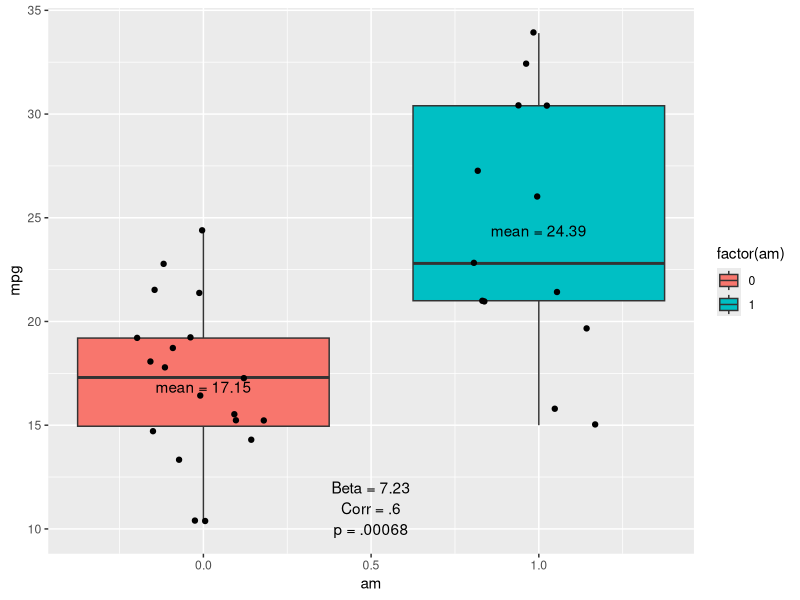
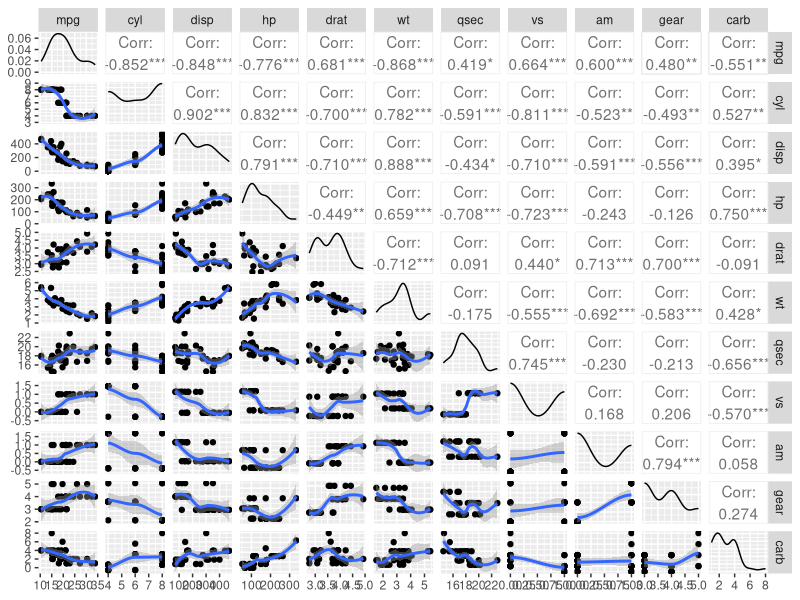
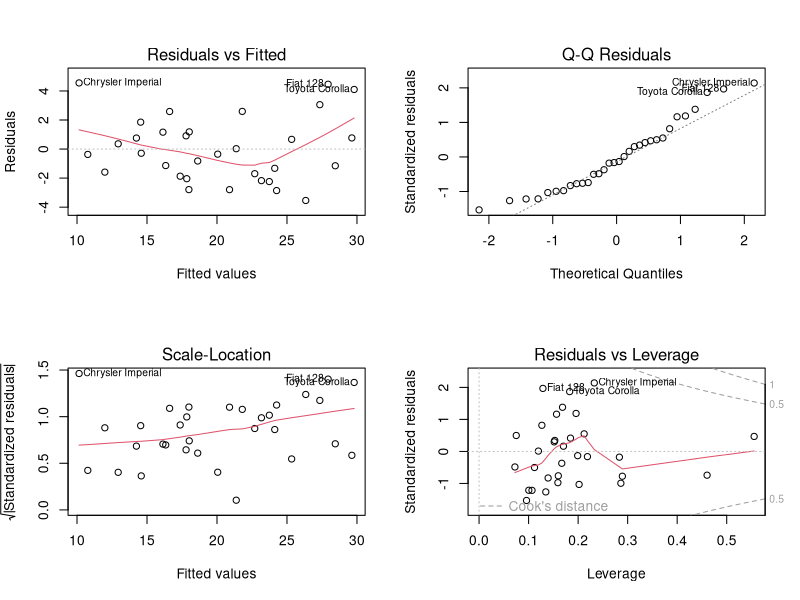

Here is the R script that generated these plots, in order:
## ---- chunk 1
require(datasets); require(plyr); require(ggplot2); 
require(GGally);require(car);data(mtcars);attach(mtcars)
## ---- chunk 2
auto <- mtcars[which(am==1),]
manual <- mtcars[which(am==0),]
## ---- chunk 3
t.test(manual$mpg,auto$mpg,alternative = "less")$p.value
## ---- chunk 4
g2 <- ggplot(mtcars, aes(y=mpg,x=am)) + geom_boxplot(aes(fill=factor(am))) + annotate("text", x = .5, y = 10, label = c("p = .00068"))+ geom_jitter(width = 0.2)+ annotate("text", x = 0, y = 16.85, label = c("mean = 17.15"))+ annotate("text", x = 1, y = 24.39, label = c("mean = 24.39")) + annotate("text", x = .5, y = 11, label = c("Corr = .6")) + annotate("text", x = .5, y = 12, label = c("Beta = 7.23"))

g2
## ---- chunk 5
pair_loess <- function(data, mapping, method="loess", ...){
       p <- ggplot(data = data, mapping = mapping) + 
              geom_point() + 
              geom_smooth(method=method, ...)
       p
}

g <- suppressWarnings(ggpairs(mtcars, lower = list(continuous=pair_loess)))
suppressWarnings(g)
## ---- chunk 6
fitmem = {0}
memdex = {0}
       #Removing mpg and am from regressor list since they are necessary for our purposes
       regressors <- names(mtcars)[c(2:8,10:11)]
       
       #Generating a binary matrix for using each regressor or not in a grid matrix
       usematrix <- expand.grid(c(TRUE,FALSE), c(TRUE,FALSE),
                             c(TRUE,FALSE), c(TRUE,FALSE),c(TRUE,FALSE), c(TRUE,FALSE),
                             c(TRUE,FALSE), c(TRUE,FALSE)) 
       
       Models <- apply(usematrix, 1, function(x) as.formula(paste(c("mpg ~ am", regressors[x]), collapse=" + ")))
       
       df <- lapply(Models,lm,data =mtcars)
       
       for (i in 1:256){
              if (summary(df[[i]])$adj.r.squared > fitmem) {
                     fitmem <- summary(df[[i]])$adj.r.squared
                     memdex <- i
              } 
              fitmem
              memdex
       }
## ---- chunk 7
options(digits=3)

fitall <-lm(mpg~.,mtcars)
fit1 <- lm(mpg~am,mtcars)
fitopt <- df[[memdex]]

sumopt <- append(summary(df[[memdex]])$coef[2,],c(summary(df[[memdex]])$adj.r.squared, summary(df[[memdex]])$r.squared))
names(sumopt)[5:6] <- c("Adj R^2", "R^2")

sumall <- append(summary(fitall)$coef[9,],c(summary(fitall)$adj.r.squared, summary(fitall)$r.squared))
names(sumall)[5:6] <- c("Adj R^2", "R^2")

sum1 <- append(summary(fit1)$coef[2,],c(summary(fit1)$adj.r.squared, summary(fit1)$r.squared))
names(sum1)[5:6] <- c("Adj R^2", "R^2")
## ---- chunk 8
sumall# fitall <- ln(mpg ~ am + cyl + disp + hp + drat + wt + qsec + vs + gear + carb, mtcars)
## ---- chunk 9
sum1 # fit1 <- ln(mpg ~ am, mtcars)
## ---- chunk 10
sumopt # fitopt <- Ln(mpg ~ am + disp + hp + wt + qsec, mtcars)
## ---- chunk 11
par(mfrow = c(2,2))

plot(fitopt)
